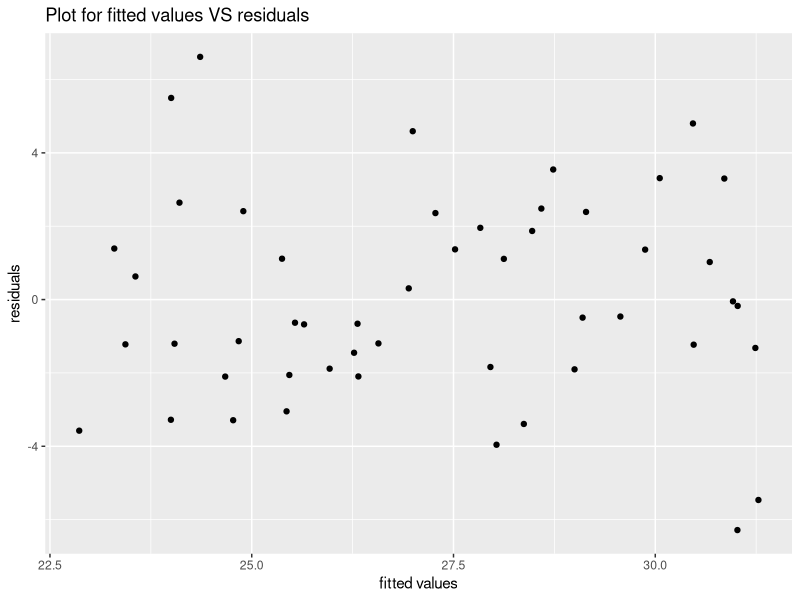
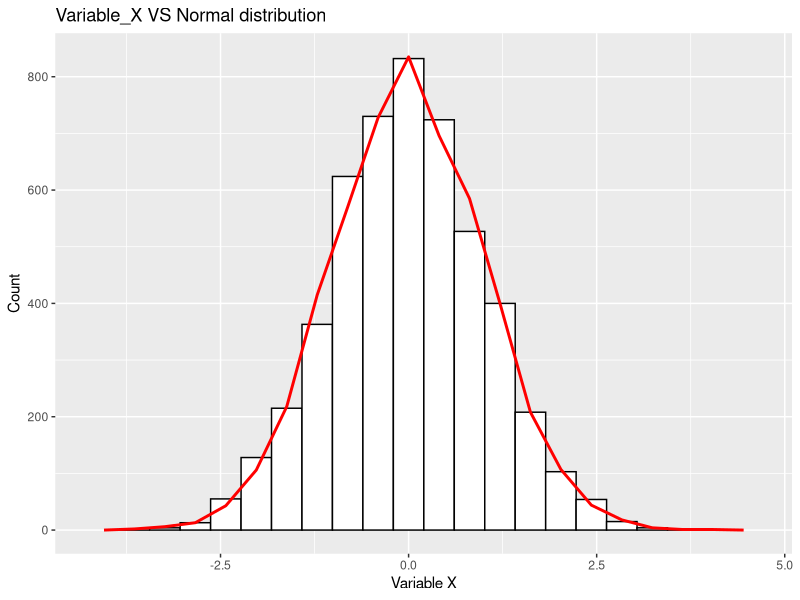
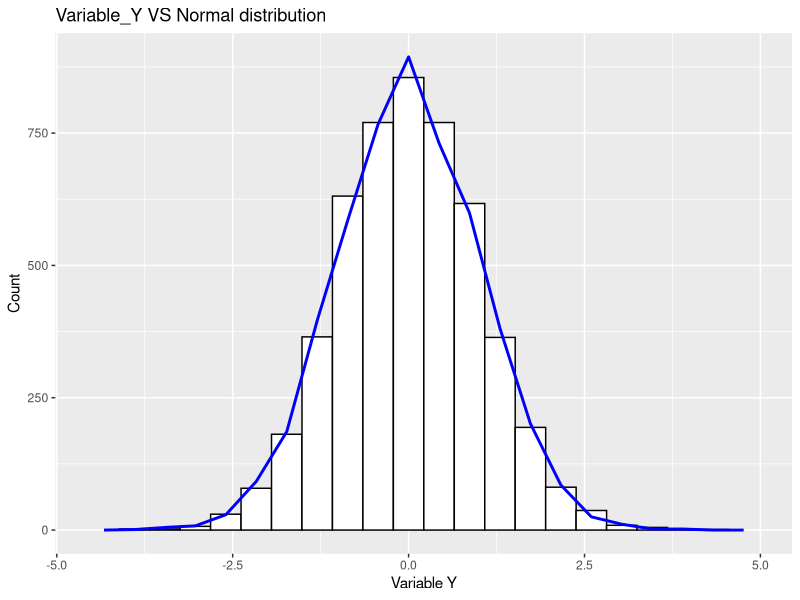

Recreate these plots in R, in order.
# Question 1:
rbinomial <- function (n,p) {
  x <- runif(n, min=0, max=1)
  return(sum(x < p))
}
rbinomial(10, 0.4)

# Question 2:
rbinom(1, 10, 0.4)
library(microbenchmark)
microbenchmark(rbinomial(10, 0.4), rbinom(1, 10, 0.4))

# Question 3:
library(tidyverse)
library(ggplot2)

set.seed(123)
beta_0 <- 15
beta_1 <- 0.4
e_i <- rnorm(50, 0, 3)
x_i <- runif(50, 20, 40)
y_i <- beta_0 + (beta_1 * x_i) + e_i

fitresult <- lm(y_i ~ x_i)
result <- data.frame(fitted = fitresult$fitted.values, residuals = fitresult$residuals)

result %>%
  ggplot(aes(x = fitted, y = residuals)) +
  geom_point() +
  labs(x = "fitted values", y = "residuals", title = "Plot for fitted values VS residuals")

# Question 4:
variates <- function (U1, U2) {
  R <- sqrt(-(2 * log(U1)))
  theta <- 2 * pi * U2
  
  var_X <- R * cos(theta)
  var_Y <- R * sin(theta)
  var <- data.frame(var_X, var_Y)
  
  return(var)
}

set.seed(123)
U1 <- runif(5000, 0, 1)
U2 <- runif(5000, 0, 1)
normal <- rnorm(5000, 0, 1)

boxmuller <- variates(U1, U2)
  
boxmuller %>%
  ggplot(aes(x = var_X)) +
  geom_histogram(color = "black", fill = "white", bins = 20) +
  geom_freqpoly(aes(x = normal),bins = 20, color = "red", lwd = 1) + 
  labs(x = "Variable X", y = "Count", title = "Variable_X VS Normal distribution")

boxmuller %>%
  ggplot(aes(x = var_Y)) +
  geom_histogram(color = "black", fill = "white", bins = 20) +
  geom_freqpoly(aes(x = normal), bins = 20, color = "blue", lwd = 1) + 
  labs(x = "Variable Y", y = "Count", title = "Variable_Y VS Normal distribution")

# It seems like the variable X and Y in Box Muller alogrithm are approximate to normal distribution.
